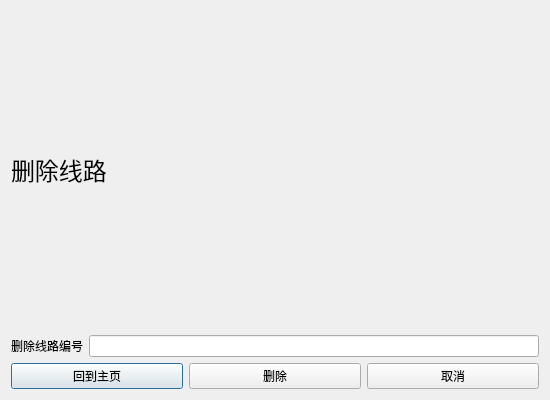
<?xml version="1.0" encoding="UTF-8"?>
<ui version="4.0">
 <class>admindelete</class>
 <widget class="QDialog" name="admindelete">
  <property name="geometry">
   <rect>
    <x>0</x>
    <y>0</y>
    <width>550</width>
    <height>400</height>
   </rect>
  </property>
  <property name="windowTitle">
   <string>Dialog</string>
  </property>
  <layout class="QVBoxLayout" name="verticalLayout_2">
   <item>
    <widget class="QLabel" name="label_4">
     <property name="font">
      <font>
       <family>微软雅黑 Light</family>
       <pointsize>18</pointsize>
      </font>
     </property>
     <property name="text">
      <string>删除线路</string>
     </property>
    </widget>
   </item>
   <item>
    <layout class="QHBoxLayout" name="horizontalLayout_2">
     <item>
      <widget class="QLabel" name="label_6">
       <property name="text">
        <string>删除线路编号</string>
       </property>
      </widget>
     </item>
     <item>
      <widget class="QLineEdit" name="delete_train"/>
     </item>
    </layout>
   </item>
   <item>
    <layout class="QHBoxLayout" name="horizontalLayout_4">
     <item>
      <widget class="QPushButton" name="pushButton_2">
       <property name="text">
        <string>回到主页</string>
       </property>
      </widget>
     </item>
     <item>
      <widget class="QPushButton" name="pushButton_6">
       <property name="text">
        <string>删除</string>
       </property>
      </widget>
     </item>
     <item>
      <widget class="QPushButton" name="pushButton">
       <property name="text">
        <string>取消</string>
       </property>
      </widget>
     </item>
    </layout>
   </item>
  </layout>
 </widget>
 <resources/>
 <connections/>
</ui>
